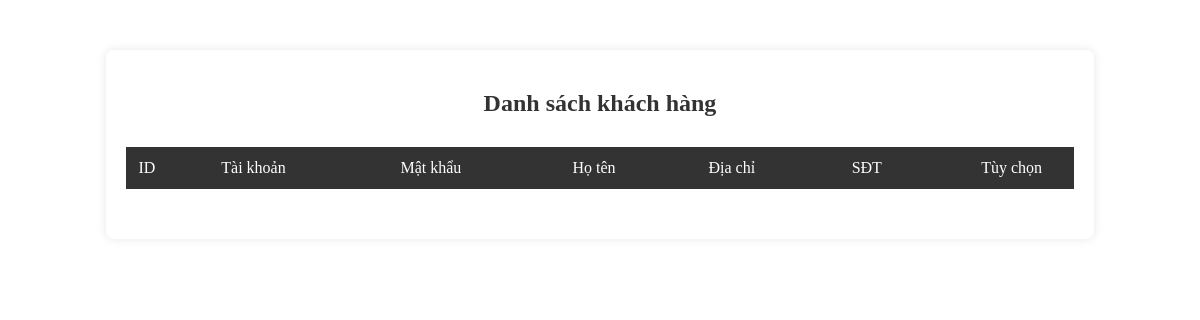
Page /app/views/admin/khachhang/view_list_khachhang.php on the earlier database version.
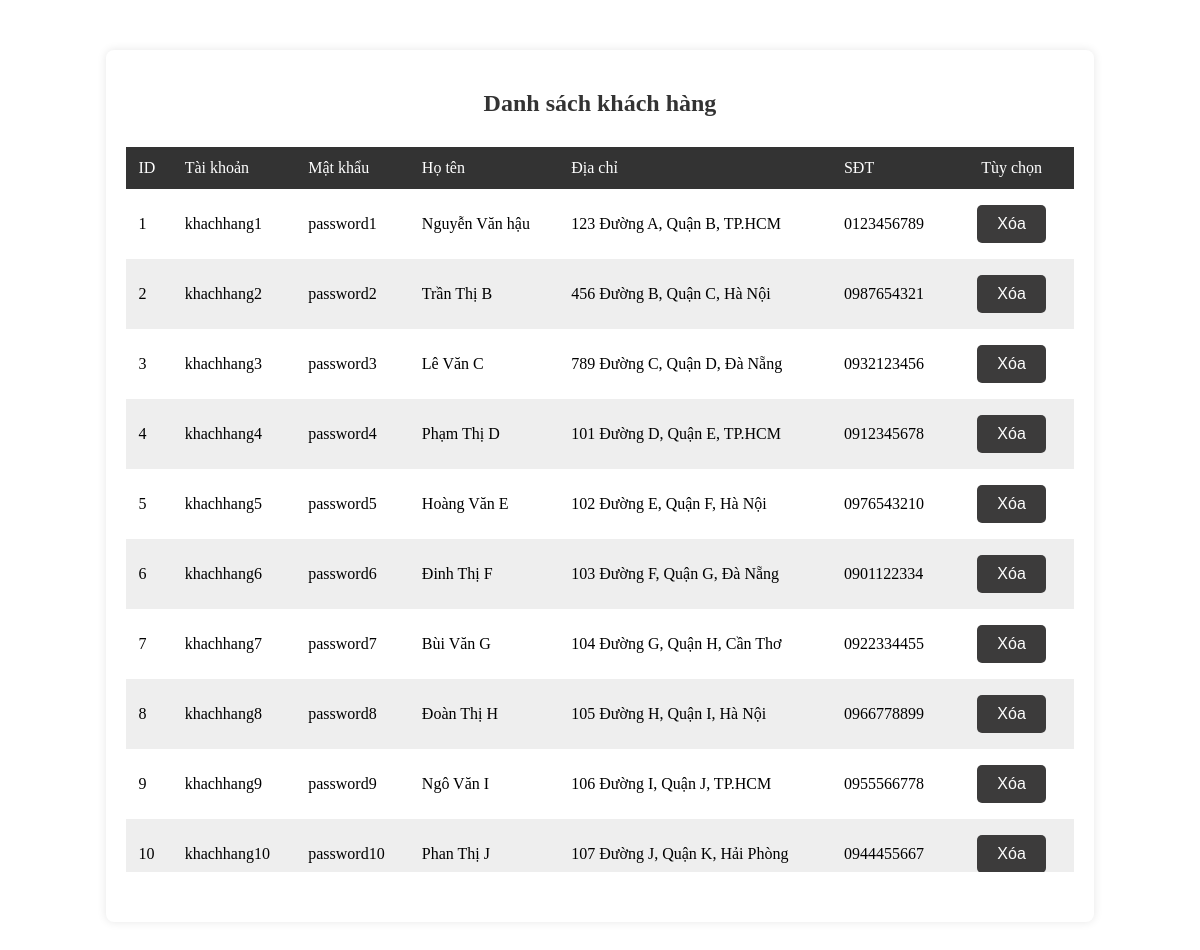
Same page on the later database version.
### tables this page shows
CREATE TABLE `tbl_khachhang` (
  `id_kh` int(10) NOT NULL,
  `user` varchar(100) NOT NULL,
  `password` varchar(100) NOT NULL,
  `hoten` varchar(100) NOT NULL,
  `diachi` varchar(100) NOT NULL,
  `sdt` varchar(15) NOT NULL
);

### app/controllers/Admin/khachhangController/hienthi_khachhang_controller.php (called while the page is built)
<?php
  include_once($_SERVER['DOCUMENT_ROOT'] . '/BTL_web/app/models/khachhang.php');
  $khachhang = new data_khachhang();
  $result = $khachhang->hien_thi_khachhang();
?>

### app/models/khachhang.php (called while the page is built, shortened)
<?php
  include($_SERVER['DOCUMENT_ROOT'] . "/BTL_web/config/dbconnect.php");
  class data_khachhang
  {
    public function hien_thi_khachhang(){
      global $conn;
      $sql = "SELECT * FROM tbl_khachhang";
      $result = mysqli_query($conn, $sql);
      return $result;
    }
}
?>

### app/views/admin/khachhang/view_list_khachhang.php (the view)
<?php
  include_once($_SERVER['DOCUMENT_ROOT'] . '/BTL_web/app/controllers/Admin/khachhangController/hienthi_khachhang_controller.php');
  global $result;
?>
<link rel="stylesheet" href="/BTL_web/app/views/admin/khachhang/view_list_khachhang.css">
<div class="container">
  <h2>Danh sách khách hàng</h2>
  <div class="table-container">
    <table>
      <thead>
          <td>ID</td>
          <td>Tài khoản</td>
          <td>Mật khẩu</td>
          <td>Họ tên</td>
          <td>Địa chỉ</td>
          <td>SĐT</td>
          <td>Tùy chọn</td>
      </thead>
      <tbody>
        <?php
          while($row = mysqli_fetch_assoc($result)){
            echo "<tr>";
            echo "  <td>{$row['id_kh']}</td>";
            echo "  <td>{$row['user']}</td>";
            echo "  <td>{$row['password']}</td>";
            echo "  <td>{$row['hoten']}</td>";
            echo "  <td>{$row['diachi']}</td>";
            echo "  <td>{$row['sdt']}</td>";
            echo "  <td><a href='/BTL_web/app/controllers/Admin/khachhangController/xoa_khachhang_controller.php?id_kh={$row['id_kh']}'><button type='button'>Xóa</button></a></td>";
            echo "</tr>";
          }
        ?>
      </tbody>
    </table>
  </div>
</div>

Differences in the rows shown:
added tbl_khachhang: id_kh "1", user "khachhang1", password "password1", hoten "Nguyễn Văn hậu", diachi "123 Đường A, Quận B, TP.HCM", sdt "0123456789"
added tbl_khachhang: id_kh "2", user "khachhang2", password "password2", hoten "Trần Thị B", diachi "456 Đường B, Quận C, Hà Nội", sdt "0987654321"
added tbl_khachhang: id_kh "3", user "khachhang3", password "password3", hoten "Lê Văn C", diachi "789 Đường C, Quận D, Đà Nẵng", sdt "0932123456"
added tbl_khachhang: id_kh "4", user "khachhang4", password "password4", hoten "Phạm Thị D", diachi "101 Đường D, Quận E, TP.HCM", sdt "0912345678"
added tbl_khachhang: id_kh "5", user "khachhang5", password "password5", hoten "Hoàng Văn E", diachi "102 Đường E, Quận F, Hà Nội", sdt "0976543210"
added tbl_khachhang: id_kh "6", user "khachhang6", password "password6", hoten "Đinh Thị F", diachi "103 Đường F, Quận G, Đà Nẵng", sdt "0901122334"
added tbl_khachhang: id_kh "7", user "khachhang7", password "password7", hoten "Bùi Văn G", diachi "104 Đường G, Quận H, Cần Thơ", sdt "0922334455"
added tbl_khachhang: id_kh "8", user "khachhang8", password "password8", hoten "Đoàn Thị H", diachi "105 Đường H, Quận I, Hà Nội", sdt "0966778899"
added tbl_khachhang: id_kh "9", user "khachhang9", password "password9", hoten "Ngô Văn I", diachi "106 Đường I, Quận J, TP.HCM", sdt "0955566778"
added tbl_khachhang: id_kh "10", user "khachhang10", password "password10", hoten "Phan Thị J", diachi "107 Đường J, Quận K, Hải Phòng", sdt "0944455667"
